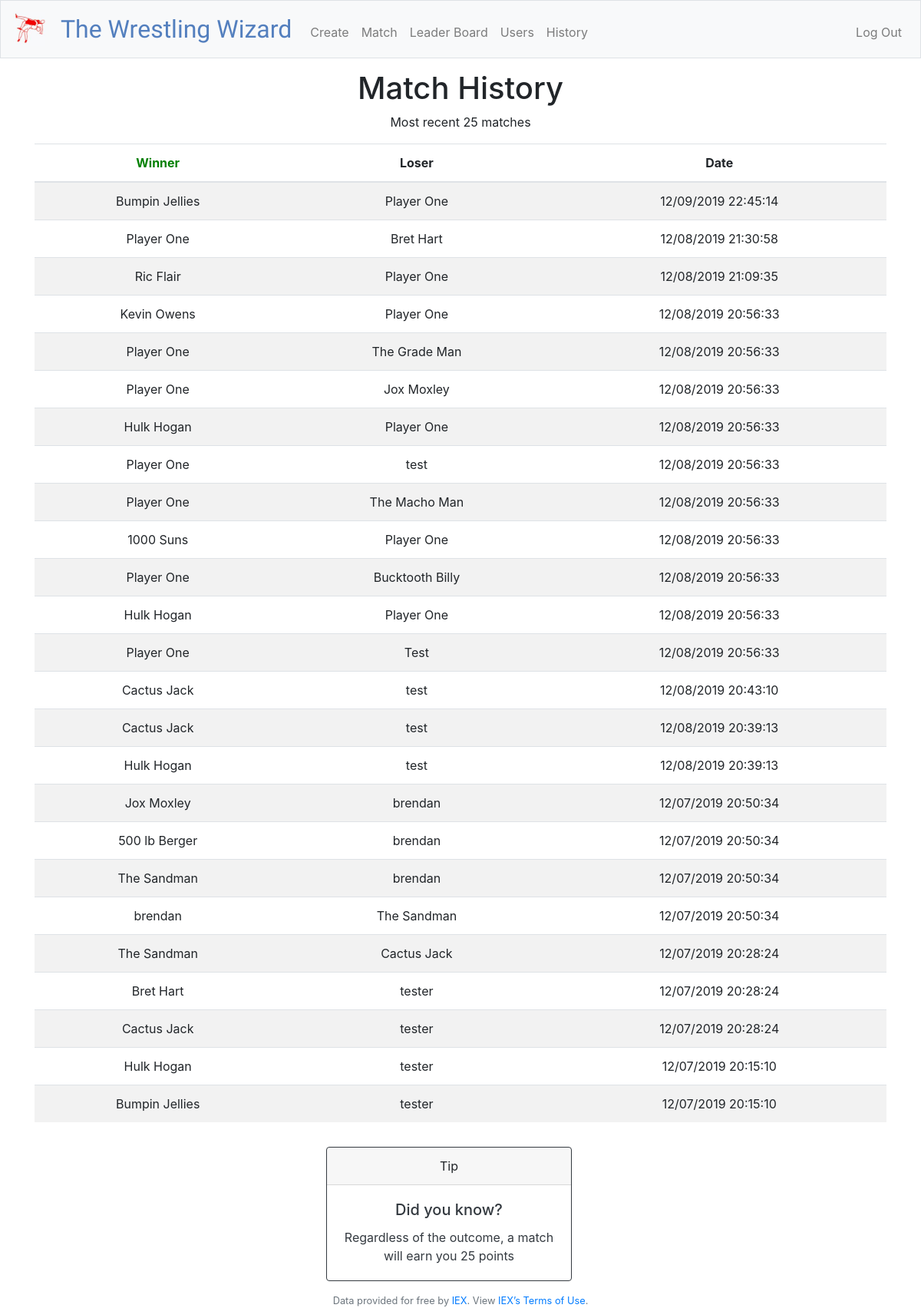
The app's page /history (signed in) with its own data.
### tables this page shows
CREATE TABLE 'wrestlers' ('id' INTEGER PRIMARY KEY AUTOINCREMENT NOT NULL UNIQUE, 'userid' INTEGER NOT NULL, 'name' TEXT NOT NULL, 'specialMove' TEXT NOT NULL, 'strength' NUMERIC NOT NULL, 'speed' NUMERIC NOT NULL, 'health' NUMERIC NOT NULL, 'finishingMove' TEXT NOT NULL, 'wins' NUMERIC NOT NULL, 'losses' NUMERIC NOT NULL, 'level' NUMERIC NOT NULL, 'deleted' BOOLEAN NOT NULL, 'isChampion' BOOLEAN NOT NULL, FOREIGN KEY(userid) REFERENCES users(id));

CREATE TABLE 'matches' ('id' INTEGER PRIMARY KEY AUTOINCREMENT NOT NULL UNIQUE, 'wrestlerOne' INTEGER NOT NULL, 'wrestlerTwo' INTEGER NOT NULL, 'winnerId' INTEGER, 'loserId' INTEGER, 'date' DATE NOT NULL, FOREIGN KEY(wrestlerOne) REFERENCES wrestlers(id), FOREIGN KEY(wrestlerTwo) REFERENCES wrestlers(id), FOREIGN KEY(winnerId) REFERENCES wrestlers(id), FOREIGN KEY(loserId) REFERENCES wrestlers(id));

### application.py (the view)
@app.route("/history")
@login_required
def history():
    userId = session["user_id"]
    matchRows = db.execute("SELECT * FROM matches ORDER BY date DESC LIMIT 25;")
    matchHistory = []
    for match in matchRows:
        winnerName = db.execute("SELECT name FROM wrestlers WHERE id = :id", id=match["winnerId"])
        loserName = db.execute("SELECT name FROM wrestlers WHERE id = :id", id=match["loserId"])
        matchItem = {
            "winnerName": winnerName[0]['name'],
            "loserName": loserName[0]['name'],
            "date": match["date"]
        }
        matchHistory.append(matchItem)
        matchHistory.sort(key=operator.itemgetter('date'), reverse=True)
    return render_template("history.html", matchHistory=matchHistory, tips=random.choice(tips))

### application.py (called while the page is built)
@app.after_request
def after_request(response):
    response.headers["Cache-Control"] = "no-cache, no-store, must-revalidate"
    response.headers["Expires"] = 0
    response.headers["Pragma"] = "no-cache"
    return response

### helpers.py (called while the page is built)
def login_required(f):
    @wraps(f)
    def decorated_function(*args, **kwargs):
        if session.get("user_id") is None:
            return redirect("/login")
        return f(*args, **kwargs)
    return decorated_function

### templates/history.html (shortened to what this page needs)
{% extends "layout.html" %}
{% block main %}
    <h1>Match History</h1>
    <p>Most recent 25 matches</p>
        <div class="table-responsive">
        <table class="table table-striped">
          <thead>
            <tr>
              <th scope="col" class="winner">Winner</th>
              <th scope="col">Loser</th>
              <th scope="col">Date</th>
            </tr>
          </thead>
          <tbody>
        {% for match in matchHistory %}
            <tr>
              <td >{{match["winnerName"]}}</td>
              <td>{{match["loserName"]}}</td>
              <td>{{match["date"]}}</td>
            </tr>
        {% endfor %}
          </tbody>
        </table>
        </div>
            <div class="row">
                <div class="col">
                </div>
                <div class="col">
                  <div class="card border-dark mb-3" style="max-width: 20rem;">
                  <div class="card-header">Tip</div>
                  <d  iv class="card-body text-dark">
                    <h5 class="card-title">Did you know?</h5>
                      <p class="card-text">{{tips}}</p>
                  </div>
                 </div>
                <div class="col">
                </div>
            </div>
{% endblock %}

### static/styles.css (style rules this page uses)
.winner { color: green; }

### records on screen
wrestlers: winnerName "Bumpin Jellies" "Bumpin Jellies"
wrestlers: loserName "Player One" "Player One" "Player One" "Player One" "Player One" "Player One", winnerName "Player One" "Player One" "Player One" "Player One" "Player One" "Player One" "Player One"
matches: date "12/09/2019 22:45:14"
wrestlers: loserName "Bret Hart", winnerName "Bret Hart"
matches: date "12/08/2019 21:30:58"
wrestlers: winnerName "Ric Flair"
matches: date "12/08/2019 21:09:35"
wrestlers: winnerName "Kevin Owens"
matches: date "12/08/2019 20:56:33"
wrestlers: loserName "The Grade Man"
matches: date "12/08/2019 20:56:33"
wrestlers: loserName "Jox Moxley", winnerName "Jox Moxley"
matches: date "12/08/2019 20:56:33"
wrestlers: winnerName "Hulk Hogan" "Hulk Hogan" "Hulk Hogan" "Hulk Hogan"
matches: date "12/08/2019 20:56:33"
wrestlers: loserName "test" "test" "test" "test"
matches: date "12/08/2019 20:56:33"
wrestlers: loserName "The Macho Man"
matches: date "12/08/2019 20:56:33"
wrestlers: winnerName "1000 Suns"
matches: date "12/08/2019 20:56:33"
wrestlers: loserName "Bucktooth Billy"
matches: date "12/08/2019 20:56:33"
matches: date "12/08/2019 20:56:33"
wrestlers: loserName "Test"
matches: date "12/08/2019 20:56:33"
wrestlers: winnerName "Cactus Jack" "Cactus Jack" "Cactus Jack", loserName "Cactus Jack"
matches: date "12/08/2019 20:43:10"
matches: date "12/08/2019 20:39:13"
matches: date "12/08/2019 20:39:13"
wrestlers: loserName "brendan" "brendan" "brendan", winnerName "brendan"
matches: date "12/07/2019 20:50:34"
wrestlers: winnerName "500 lb Berger"
matches: date "12/07/2019 20:50:34"
wrestlers: winnerName "The Sandman" "The Sandman", loserName "The Sandman"
matches: date "12/07/2019 20:50:34"
matches: date "12/07/2019 20:50:34"
matches: date "12/07/2019 20:28:24"
wrestlers: loserName "tester" "tester" "tester" "tester"
matches: date "12/07/2019 20:28:24"
matches: date "12/07/2019 20:28:24"
matches: date "12/07/2019 20:15:10"
matches: date "12/07/2019 20:15:10"
